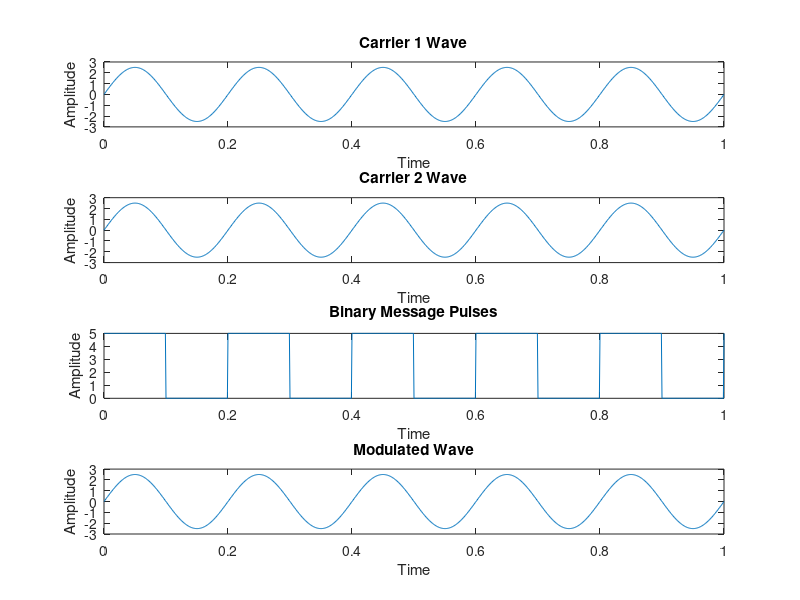

The MATLAB script that drew this image:
 clc %for clearing the command window
close all %for closing all the window except command window
clear all %for deleting all the variables from the memory
fc1=input('Enter the freq of 1st Sine Wave carrier:');
fc2=input('Enter the freq of 2nd Sine Wave carrier:');
fp=input('Enter the freq of Periodic Binary pulse (Message):');
amp=input('Enter the amplitude (For Both Carrier & Binary Pulse Message):');
amp=amp/2;
t=0:0.001:1; % For setting the sampling interval
c1=amp.*sin(2*pi*fc1*t);% For Generating 1st Carrier Sine wave
c2=amp.*sin(2*pi*fc2*t);% For Generating 2nd Carrier Sine wave
subplot(4,1,1); %For Plotting The Carrier wave
plot(t,c1)
xlabel('Time')
ylabel('Amplitude')
title('Carrier 1 Wave')
subplot(4,1,2) %For Plotting The Carrier wave
plot(t,c2)
xlabel('Time')
ylabel('Amplitude')
title('Carrier 2 Wave')
m=amp.*square(2*pi*fp*t)+amp;%For Generating Square wave message
subplot(4,1,3) %For Plotting The Square Binary Pulse (Message)
plot(t,m)
xlabel('Time')
ylabel('Amplitude')
title('Binary Message Pulses')
for i=0:1000 %here we are generating the modulated wave
    if m(i+1)==0
        mm(i+1)=c2(i+1);
        else
        mm(i+1)=c1(i+1);
    end
end
subplot(4,1,4) %For Plotting The Modulated wave
plot(t,mm)
xlabel('Time')
ylabel('Amplitude')
title('Modulated Wave')
